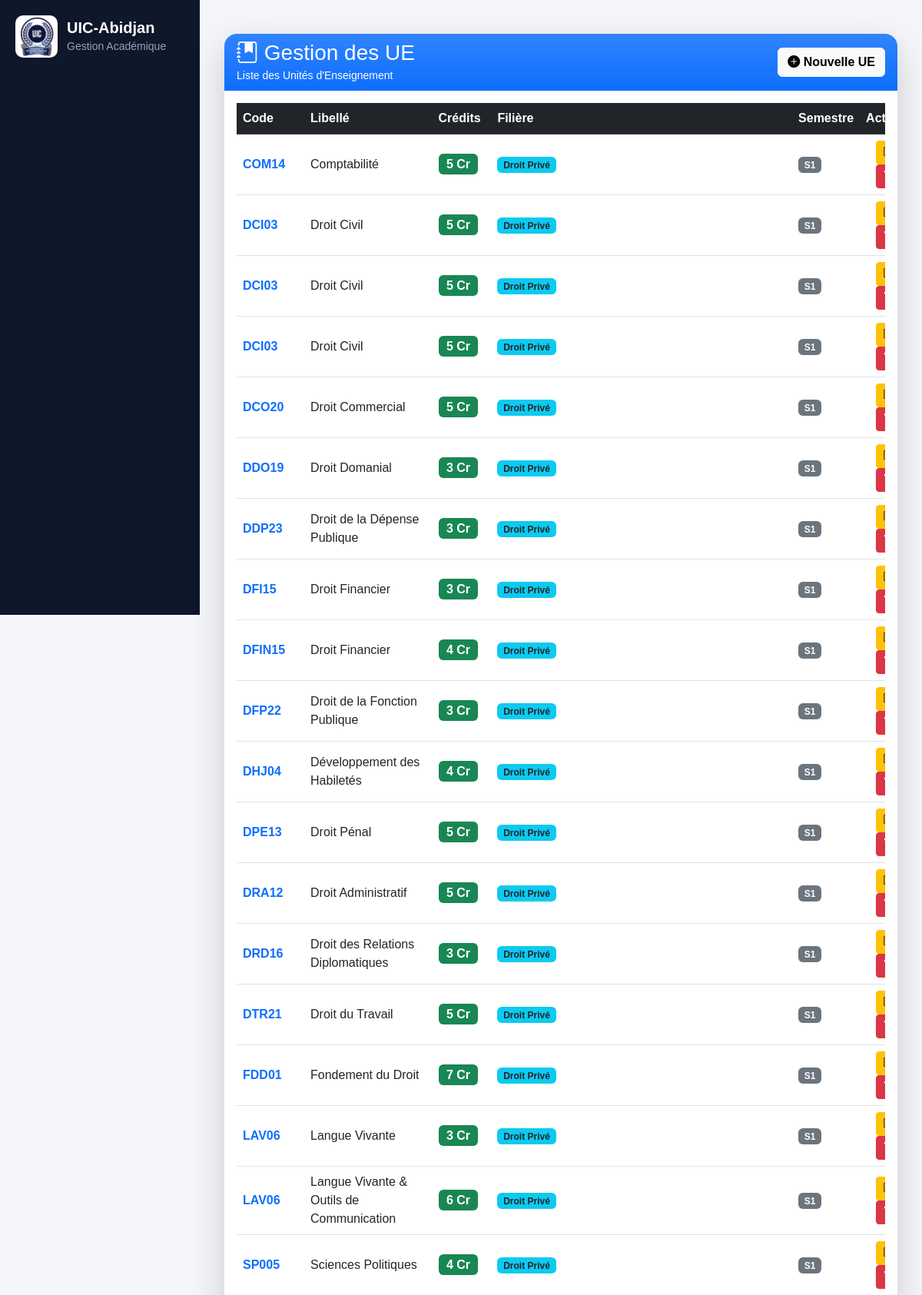
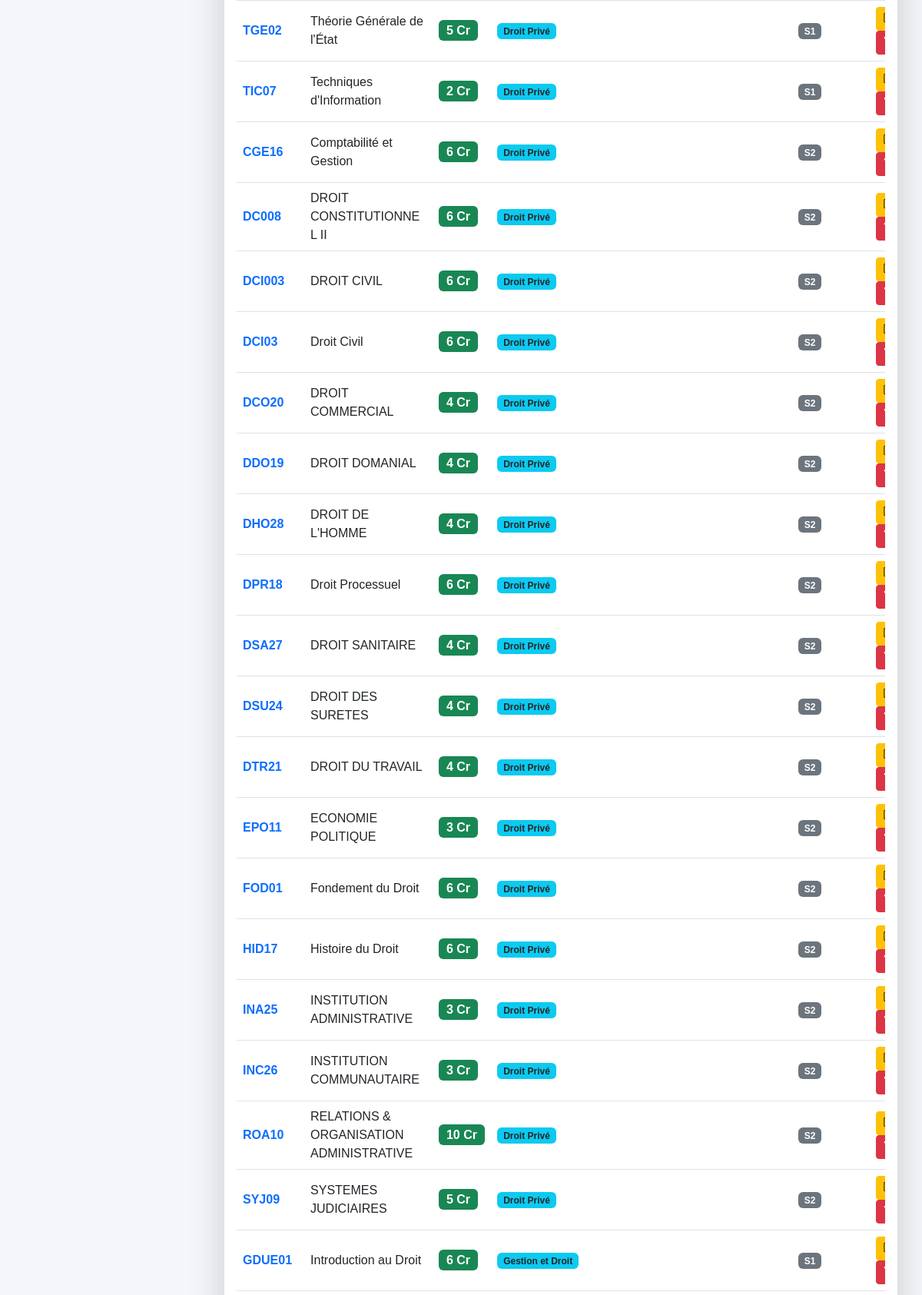
Page /lmd/ue/ (upper part) on the committed database (2 pictures, top to bottom).
### lmd/models.py (models this page shows, shortened)
class UE(models.Model):
    niveau = models.CharField(
    max_length=2,
    choices=[
        ("L1", "Licence 1"),
        ("L2", "Licence 2"),
        ("L3", "Licence 3"),
       ],
        default="L1"
     )
    SEMESTRE_CHOICES = (
        ("S1", "Semestre 1"),
        ("S2", "Semestre 2"),
        ("S3", "Semestre 3"),
        ("S4", "Semestre 4"),
        ("S5", "Semestre 5"),
        ("S6", "Semestre 6"),
    )
    code = models.CharField(
        max_length=20
    )
    libelle = models.CharField(
        max_length=200
    )
    credit = models.PositiveIntegerField(
        default=0
    )
    filiere = models.ForeignKey(
        "FiliereLMD",
        null=True,
        blank=True,
        on_delete=models.PROTECT,
        related_name="ues"
    )
    grande_unite = models.ForeignKey(
        "GrandeUnite",
        null=True,
        blank=True,
        on_delete=models.PROTECT,
        related_name="ues"
    )
    semestre = models.CharField(
        max_length=2,
        choices=SEMESTRE_CHOICES,
        default="S1"
    )
    ordre = models.PositiveIntegerField(default=1)
    class Meta:
        ordering = ["ordre"]

class FiliereLMD(models.Model):
    NIVEAUX = [
        ("L1-L2", "Licence Fondamentale"),
        ("L3", "Licence Professionnelle"),
        ("M1-M2", "Master"),
    ]
    code = models.CharField(
        max_length=20,
        unique=True
    )
    libelle = models.CharField(
        max_length=100
    )
    niveau_formation = models.CharField(
        max_length=10,
        choices=NIVEAUX,
        default="L1-L2"
    )

### lmd/views.py (the view)
# urls.py: path('ue/', views.ue_list, name='ue_list'),
def ue_list(request):
    ues = UE.objects.select_related(
        "filiere"
    ).order_by(
        "filiere__libelle",
        "semestre",
        "code"
    )
    return render(
        request,
        "lmd/ue/list.html",
        {
            "ues": ues
        }
    )

### lmd/templates/lmd/ue/list.html (shortened to what this page needs)
{% extends "base.html" %}
{% block content %}
<div class="container-fluid py-4">
    <div class="card border-0 shadow-lg rounded-4">
        <div class="card-header border-0 rounded-top-4 bg-primary bg-gradient text-white">
            <div class="d-flex justify-content-between align-items-center">
                <div>
                    <h3 class="mb-0">
                        <i class="bi bi-journal-bookmark-fill"></i>
                        Gestion des UE
                    </h3>
                    <small>Liste des Unités d'Enseignement</small>
                </div>
                <a href="{% url 'ue_add' %}"
                   class="btn btn-light fw-bold">
                    <i class="bi bi-plus-circle-fill"></i>
                    Nouvelle UE
                </a>
            </div>
        </div>
        <div class="card-body">
            <div class="table-responsive">
                <table class="table table-hover align-middle">
                    <thead class="table-dark">
                        <tr>
                            <th>Code</th>
                            <th>Libellé</th>
                            <th>Crédits</th>
                            <th>Filière</th>
                            <th>Semestre</th>
                            <th class="text-center">Actions</th>
                        </tr>
                    </thead>
                    <tbody>
                        {% for ue in ues %}
                        <tr>
                            <td>
                                <span class="fw-bold text-primary">
                                    {{ ue.code }}
                                </span>
                            </td>
                            <td>
                                {{ ue.libelle }}
                            </td>
                            <td>
                                <span class="badge bg-success fs-6">
                                    {{ ue.credit }} Cr
                                </span>
                            </td>
                            <td>
                                <span class="badge bg-info text-dark">
                                    {{ ue.filiere.libelle }}
                                </span>
                            </td>
                            <td>
                                <span class="badge bg-secondary">
                                    {{ ue.semestre }}
                                </span>
                            </td>
                            <td class="text-center">
                                <a href="{% url 'ue_edit' ue.id %}"
                                   class="btn btn-warning btn-sm">
                                    <i class="bi bi-pencil-square"></i>
                                </a>
                                <a href="{% url 'ue_delete' ue.id %}"
                                   class="btn btn-danger btn-sm">
                                    <i class="bi bi-trash-fill"></i>
                                </a>
                            </td>
                        </tr>
                        {% endfor %}
                    </tbody>
                </table>
            </div>
        </div>
    </div>
</div>
{% endblock %}

### core/templates/base.html (style rules this page uses)
body { margin: 0; font-family: Arial, sans-serif; background: #f4f6f9; }

### rows in the picture
UE: code "COM14", libelle "Comptabilité", credit "5", filiere.libelle "Droit Privé", semestre "S1"
UE: code "DCI03", libelle "Droit Civil", credit "5", filiere.libelle "Droit Privé", semestre "S1"
UE: code "DCI03", libelle "Droit Civil", credit "5", filiere.libelle "Droit Privé", semestre "S1"
UE: code "DCI03", libelle "Droit Civil", credit "5", filiere.libelle "Droit Privé", semestre "S1"
UE: code "DCO20", libelle "Droit Commercial", credit "5", filiere.libelle "Droit Privé", semestre "S1"
UE: code "DDO19", libelle "Droit Domanial", credit "3", filiere.libelle "Droit Privé", semestre "S1"
UE: code "DDP23", libelle "Droit de la Dépense Publique", credit "3", filiere.libelle "Droit Privé", semestre "S1"
UE: code "DFI15", libelle "Droit Financier", credit "3", filiere.libelle "Droit Privé", semestre "S1"
UE: code "DFIN15", libelle "Droit Financier", credit "4", filiere.libelle "Droit Privé", semestre "S1"
UE: code "DFP22", libelle "Droit de la Fonction Publique", credit "3", filiere.libelle "Droit Privé", semestre "S1"
UE: code "DHJ04", libelle "Développement des Habiletés", credit "4", filiere.libelle "Droit Privé", semestre "S1"
UE: code "DPE13", libelle "Droit Pénal", credit "5", filiere.libelle "Droit Privé", semestre "S1"
UE: code "DRA12", libelle "Droit Administratif", credit "5", filiere.libelle "Droit Privé", semestre "S1"
UE: code "DRD16", libelle "Droit des Relations Diplomatiques", credit "3", filiere.libelle "Droit Privé", semestre "S1"
UE: code "DTR21", libelle "Droit du Travail", credit "5", filiere.libelle "Droit Privé", semestre "S1"
UE: code "FDD01", libelle "Fondement du Droit", credit "7", filiere.libelle "Droit Privé", semestre "S1"
UE: code "LAV06", libelle "Langue Vivante", credit "3", filiere.libelle "Droit Privé", semestre "S1"
UE: code "LAV06", libelle "Langue Vivante & Outils de Communication", credit "6", filiere.libelle "Droit Privé", semestre "S1"
UE: code "SP005", libelle "Sciences Politiques", credit "4", filiere.libelle "Droit Privé", semestre "S1"
UE: code "TGE02", libelle "Théorie Générale de l'État", credit "5", filiere.libelle "Droit Privé", semestre "S1"
UE: code "TIC07", libelle "Techniques d'Information", credit "2", filiere.libelle "Droit Privé", semestre "S1"
UE: code "CGE16", libelle "Comptabilité et Gestion", credit "6", filiere.libelle "Droit Privé", semestre "S2"
UE: code "DC008", libelle "DROIT CONSTITUTIONNEL II", credit "6", filiere.libelle "Droit Privé", semestre "S2"
UE: code "DCI003", libelle "DROIT CIVIL", credit "6", filiere.libelle "Droit Privé", semestre "S2"
UE: code "DCI03", libelle "Droit Civil", credit "6", filiere.libelle "Droit Privé", semestre "S2"
UE: code "DCO20", libelle "DROIT COMMERCIAL", credit "4", filiere.libelle "Droit Privé", semestre "S2"
UE: code "DDO19", libelle "DROIT DOMANIAL", credit "4", filiere.libelle "Droit Privé", semestre "S2"
UE: code "DHO28", libelle "DROIT DE L'HOMME", credit "4", filiere.libelle "Droit Privé", semestre "S2"
UE: code "DPR18", libelle "Droit Processuel", credit "6", filiere.libelle "Droit Privé", semestre "S2"
UE: code "DSA27", libelle "DROIT SANITAIRE", credit "4", filiere.libelle "Droit Privé", semestre "S2"
UE: code "DSU24", libelle "DROIT DES SURETES", credit "4", filiere.libelle "Droit Privé", semestre "S2"
UE: code "DTR21", libelle "DROIT DU TRAVAIL", credit "4", filiere.libelle "Droit Privé", semestre "S2"
UE: code "EPO11", libelle "ECONOMIE POLITIQUE", credit "3", filiere.libelle "Droit Privé", semestre "S2"
UE: code "FOD01", libelle "Fondement du Droit", credit "6", filiere.libelle "Droit Privé", semestre "S2"
UE: code "HID17", libelle "Histoire du Droit", credit "6", filiere.libelle "Droit Privé", semestre "S2"
UE: code "INA25", libelle "INSTITUTION ADMINISTRATIVE", credit "3", filiere.libelle "Droit Privé", semestre "S2"
UE: code "INC26", libelle "INSTITUTION COMMUNAUTAIRE", credit "3", filiere.libelle "Droit Privé", semestre "S2"
UE: code "ROA10", libelle "RELATIONS & ORGANISATION ADMINISTRATIVE", credit "10", filiere.libelle "Droit Privé", semestre "S2"
UE: code "SYJ09", libelle "SYSTEMES JUDICIAIRES", credit "5", filiere.libelle "Droit Privé", semestre "S2"
UE: code "GDUE01", libelle "Introduction au Droit", credit "6", filiere.libelle "Gestion et Droit", semestre "S1"
